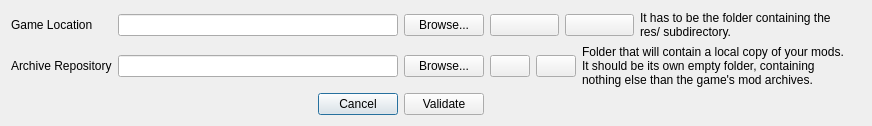
<?xml version="1.0" encoding="UTF-8"?>
<ui version="4.0">
 <class>Settings</class>
 <widget class="QWidget" name="Settings">
  <property name="windowModality">
   <enum>Qt::ApplicationModal</enum>
  </property>
  <property name="geometry">
   <rect>
    <x>0</x>
    <y>0</y>
    <width>729</width>
    <height>107</height>
   </rect>
  </property>
  <property name="minimumSize">
   <size>
    <width>600</width>
    <height>0</height>
   </size>
  </property>
  <property name="maximumSize">
   <size>
    <width>800</width>
    <height>16777215</height>
   </size>
  </property>
  <property name="windowTitle">
   <string>Settings</string>
  </property>
  <layout class="QGridLayout" name="gridLayout">
   <property name="sizeConstraint">
    <enum>QLayout::SetFixedSize</enum>
   </property>
   <item row="3" column="3">
    <widget class="QPushButton" name="save_button">
     <property name="text">
      <string>Validate</string>
     </property>
    </widget>
   </item>
   <item row="2" column="0">
    <widget class="QLabel" name="repo_label">
     <property name="cursor">
      <cursorShape>WhatsThisCursor</cursorShape>
     </property>
     <property name="toolTip">
      <string>Path to a folder containing your collection of mods.</string>
     </property>
     <property name="text">
      <string>Archive Repository</string>
     </property>
    </widget>
   </item>
   <item row="2" column="3">
    <widget class="QPushButton" name="repo_button">
     <property name="text">
      <string>Browse...</string>
     </property>
    </widget>
   </item>
   <item row="0" column="0">
    <widget class="QLabel" name="game_label">
     <property name="cursor">
      <cursorShape>WhatsThisCursor</cursorShape>
     </property>
     <property name="toolTip">
      <string>Path to the folder containing the jar or exe of the game.</string>
     </property>
     <property name="text">
      <string>Game Location</string>
     </property>
    </widget>
   </item>
   <item row="0" column="3">
    <widget class="QPushButton" name="game_button">
     <property name="text">
      <string>Browse...</string>
     </property>
    </widget>
   </item>
   <item row="3" column="2">
    <widget class="QPushButton" name="cancel_button">
     <property name="text">
      <string>Cancel</string>
     </property>
     <property name="default">
      <bool>true</bool>
     </property>
    </widget>
   </item>
   <item row="2" column="1" colspan="2">
    <widget class="QLineEdit" name="repo_input">
     <property name="minimumSize">
      <size>
       <width>280</width>
       <height>0</height>
      </size>
     </property>
    </widget>
   </item>
   <item row="0" column="1" colspan="2">
    <widget class="QLineEdit" name="game_input">
     <property name="minimumSize">
      <size>
       <width>280</width>
       <height>0</height>
      </size>
     </property>
    </widget>
   </item>
   <item row="3" column="1">
    <spacer name="horizontalSpacer">
     <property name="orientation">
      <enum>Qt::Horizontal</enum>
     </property>
     <property name="sizeHint" stdset="0">
      <size>
       <width>40</width>
       <height>20</height>
      </size>
     </property>
    </spacer>
   </item>
   <item row="0" column="4" colspan="2">
    <layout class="QHBoxLayout" name="horizontalLayout_2">
     <item>
      <widget class="QPushButton" name="game_help">
       <property name="icon">
        <iconset resource="icons.qrc">
         <normaloff>:/icons/help-circle.svg</normaloff>:/icons/help-circle.svg</iconset>
       </property>
      </widget>
     </item>
     <item>
      <widget class="QPushButton" name="game_hide_help">
       <property name="icon">
        <iconset resource="icons.qrc">
         <normaloff>:/icons/eye-off.svg</normaloff>:/icons/eye-off.svg</iconset>
       </property>
      </widget>
     </item>
     <item>
      <widget class="QLabel" name="game_helper">
       <property name="text">
        <string>It has to be the folder containing the res/ subdirectory.</string>
       </property>
       <property name="textFormat">
        <enum>Qt::PlainText</enum>
       </property>
       <property name="wordWrap">
        <bool>true</bool>
       </property>
      </widget>
     </item>
     <item>
      <spacer name="horizontalSpacer_2">
       <property name="orientation">
        <enum>Qt::Horizontal</enum>
       </property>
      </spacer>
     </item>
    </layout>
   </item>
   <item row="2" column="4" colspan="2">
    <layout class="QHBoxLayout" name="horizontalLayout">
     <item>
      <widget class="QPushButton" name="repo_help">
       <property name="icon">
        <iconset resource="icons.qrc">
         <normaloff>:/icons/help-circle.svg</normaloff>:/icons/help-circle.svg</iconset>
       </property>
      </widget>
     </item>
     <item>
      <widget class="QPushButton" name="repo_hide_help">
       <property name="icon">
        <iconset resource="icons.qrc">
         <normaloff>:/icons/eye-off.svg</normaloff>:/icons/eye-off.svg</iconset>
       </property>
      </widget>
     </item>
     <item>
      <widget class="QLabel" name="repo_helper">
       <property name="text">
        <string>Folder that will contain a local copy of your mods. It should be its own empty folder, containing nothing else than the game's mod archives.</string>
       </property>
       <property name="textFormat">
        <enum>Qt::PlainText</enum>
       </property>
       <property name="wordWrap">
        <bool>true</bool>
       </property>
      </widget>
     </item>
     <item>
      <spacer name="horizontalSpacer_3">
       <property name="orientation">
        <enum>Qt::Horizontal</enum>
       </property>
      </spacer>
     </item>
    </layout>
   </item>
  </layout>
 </widget>
 <resources>
  <include location="icons.qrc"/>
 </resources>
 <connections>
  <connection>
   <sender>game_help</sender>
   <signal>clicked()</signal>
   <receiver>game_helper</receiver>
   <slot>show()</slot>
   <hints>
    <hint type="sourcelabel">
     <x>523</x>
     <y>33</y>
    </hint>
    <hint type="destinationlabel">
     <x>626</x>
     <y>22</y>
    </hint>
   </hints>
  </connection>
  <connection>
   <sender>game_hide_help</sender>
   <signal>clicked()</signal>
   <receiver>game_help</receiver>
   <slot>show()</slot>
   <hints>
    <hint type="sourcelabel">
     <x>562</x>
     <y>33</y>
    </hint>
    <hint type="destinationlabel">
     <x>537</x>
     <y>33</y>
    </hint>
   </hints>
  </connection>
  <connection>
   <sender>game_hide_help</sender>
   <signal>clicked()</signal>
   <receiver>game_helper</receiver>
   <slot>hide()</slot>
   <hints>
    <hint type="sourcelabel">
     <x>566</x>
     <y>33</y>
    </hint>
    <hint type="destinationlabel">
     <x>624</x>
     <y>12</y>
    </hint>
   </hints>
  </connection>
  <connection>
   <sender>game_help</sender>
   <signal>clicked()</signal>
   <receiver>game_hide_help</receiver>
   <slot>show()</slot>
   <hints>
    <hint type="sourcelabel">
     <x>527</x>
     <y>21</y>
    </hint>
    <hint type="destinationlabel">
     <x>547</x>
     <y>22</y>
    </hint>
   </hints>
  </connection>
  <connection>
   <sender>game_help</sender>
   <signal>clicked()</signal>
   <receiver>game_help</receiver>
   <slot>hide()</slot>
   <hints>
    <hint type="sourcelabel">
     <x>526</x>
     <y>28</y>
    </hint>
    <hint type="destinationlabel">
     <x>518</x>
     <y>33</y>
    </hint>
   </hints>
  </connection>
  <connection>
   <sender>game_hide_help</sender>
   <signal>clicked()</signal>
   <receiver>game_hide_help</receiver>
   <slot>hide()</slot>
   <hints>
    <hint type="sourcelabel">
     <x>556</x>
     <y>28</y>
    </hint>
    <hint type="destinationlabel">
     <x>564</x>
     <y>21</y>
    </hint>
   </hints>
  </connection>
  <connection>
   <sender>repo_hide_help</sender>
   <signal>clicked()</signal>
   <receiver>repo_help</receiver>
   <slot>show()</slot>
   <hints>
    <hint type="sourcelabel">
     <x>482</x>
     <y>55</y>
    </hint>
    <hint type="destinationlabel">
     <x>453</x>
     <y>62</y>
    </hint>
   </hints>
  </connection>
  <connection>
   <sender>repo_hide_help</sender>
   <signal>clicked()</signal>
   <receiver>repo_hide_help</receiver>
   <slot>hide()</slot>
   <hints>
    <hint type="sourcelabel">
     <x>477</x>
     <y>50</y>
    </hint>
    <hint type="destinationlabel">
     <x>482</x>
     <y>58</y>
    </hint>
   </hints>
  </connection>
  <connection>
   <sender>repo_help</sender>
   <signal>clicked()</signal>
   <receiver>repo_hide_help</receiver>
   <slot>show()</slot>
   <hints>
    <hint type="sourcelabel">
     <x>449</x>
     <y>57</y>
    </hint>
    <hint type="destinationlabel">
     <x>481</x>
     <y>63</y>
    </hint>
   </hints>
  </connection>
  <connection>
   <sender>repo_hide_help</sender>
   <signal>clicked()</signal>
   <receiver>repo_helper</receiver>
   <slot>hide()</slot>
   <hints>
    <hint type="sourcelabel">
     <x>485</x>
     <y>57</y>
    </hint>
    <hint type="destinationlabel">
     <x>546</x>
     <y>58</y>
    </hint>
   </hints>
  </connection>
  <connection>
   <sender>repo_help</sender>
   <signal>clicked()</signal>
   <receiver>repo_helper</receiver>
   <slot>show()</slot>
   <hints>
    <hint type="sourcelabel">
     <x>453</x>
     <y>54</y>
    </hint>
    <hint type="destinationlabel">
     <x>538</x>
     <y>63</y>
    </hint>
   </hints>
  </connection>
  <connection>
   <sender>repo_help</sender>
   <signal>clicked()</signal>
   <receiver>repo_help</receiver>
   <slot>hide()</slot>
   <hints>
    <hint type="sourcelabel">
     <x>454</x>
     <y>59</y>
    </hint>
    <hint type="destinationlabel">
     <x>441</x>
     <y>65</y>
    </hint>
   </hints>
  </connection>
 </connections>
</ui>
